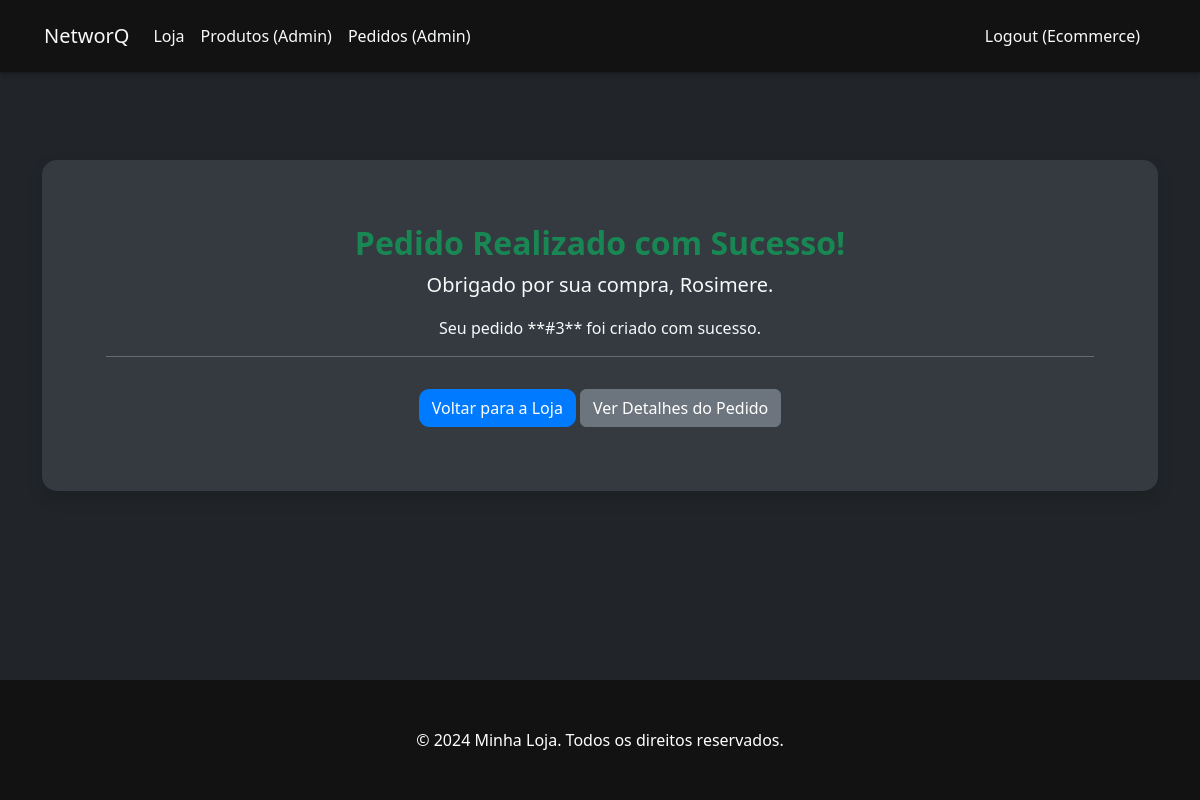
Page /loja/checkout/confirmacao/3/ (signed in) on the committed database.
### ecommerce/models.py (models this page shows, shortened)
class CustomUser(AbstractUser):
    CARGO_CHOICES = [
        ('user', 'Usuário'),
        ('empresa', 'Empresa'),
    ]
    cargo = models.CharField(max_length=10, choices=CARGO_CHOICES, default='user')
    class Meta:
        verbose_name = "Usuário"
        verbose_name_plural = "Usuários"

class Pedido(models.Model):
    STATUS_CHOICES = [
        ('aguardando_pagamento', 'Aguardando Pagamento'),
        ('processando', 'Processando'),
        ('enviado', 'Enviado'),
        ('entregue', 'Entregue'),
        ('cancelado', 'Cancelado'),
    ]
    cliente = models.ForeignKey(Cliente, on_delete=models.CASCADE)
    data_pedido = models.DateTimeField(auto_now_add=True)
    status = models.CharField(max_length=20, choices=STATUS_CHOICES, default='aguardando_pagamento')

class Cliente(models.Model):
    user = models.OneToOneField(CustomUser, on_delete=models.CASCADE)
    telefone = models.CharField(max_length=15, blank=True)
    endereco = models.CharField(max_length=255, blank=True)

### ecommerce/views.py (the view)
# urls.py: path('loja/checkout/confirmacao/<int:pedido_id>/', pedido_confirmacao, name='pedido_confirmacao'),
@login_required
def pedido_confirmacao(request, pedido_id):
    pedido = get_object_or_404(Pedido, id=pedido_id)
    return render(request, 'ecommerce/pedido_confirmacao.html', {'pedido': pedido})

### ecommerce/templates/ecommerce/pedido_confirmacao.html
{% extends 'ecommerce/base.html' %}
{% block content %}
<div class="card p-5 text-center shadow mt-5">
    <div class="card-body">
        <h2 class="card-title text-success">Pedido Realizado com Sucesso!</h2>
        <p class="card-text lead">Obrigado por sua compra, {{ pedido.cliente.user.username }}.</p>
        <p class="card-text">Seu pedido **#{{ pedido.id }}** foi criado com sucesso.</p>
        <hr>
        <a href="{% url 'loja_produtos' %}" class="btn btn-primary mt-3">Voltar para a Loja</a>
        <a href="{% url 'pedido_detail' pedido.id %}" class="btn btn-secondary mt-3">Ver Detalhes do Pedido</a>
    </div>
</div>
{% endblock %}

### ecommerce/templates/ecommerce/base.html (shortened to what this page needs)
<!doctype html>
<html lang="en">
<head>
    <link href="https://cdn.jsdelivr.net/npm/bootstrap@5.3.3/dist/css/bootstrap.min.css" rel="stylesheet" xintegrity="sha384-QWTKZyjpPEjISv5WaRU9OFeRpok6YctnYmDr5pNlyT2bRjXh0JMhjY6hW+ALEwIH">
    <link rel="stylesheet" href="https://cdnjs.cloudflare.com/ajax/libs/font-awesome/6.5.2/css/all.min.css" xintegrity="sha512-SnH5WK+bZxgPHs44uWIX+LLJAJ9E2nJdL+T55N+vT5t6/0p+1i6v5uE5k7H7v6z8E5j6+R8+N4s6A6+A6+Cg==" />
</head>
<body>
    <div id="tsparticles"></div>
    <header>
        <nav class="navbar navbar-expand-lg navbar-dark bg-dark fixed-top">
            <div class="container-fluid">
                <a class="navbar-brand text-light" href="{% url 'home' %}">NetworQ</a>
                <div class="collapse navbar-collapse" id="navbarNav">
                    <ul class="navbar-nav me-auto mb-2 mb-lg-0">
                        <li class="nav-item">
                            <a class="nav-link text-light" href="{% url 'loja_produtos' %}">Loja</a>
                        </li>
                        {% if user.is_authenticated and user.cargo == 'empresa' %}
                            <li class="nav-item">
                                <a class="nav-link text-light" href="{% url 'produto_list' %}">Produtos (Admin)</a>
                            </li>
                            <li class="nav-item">
                                <a class="nav-link text-light" href="{% url 'pedido_list' %}">Pedidos (Admin)</a>
                            </li>
                        {% endif %}
                    </ul>
                    <ul class="navbar-nav ms-auto mb-2 mb-lg-0">
                        {% if user.is_authenticated %}
                            <li class="nav-item">
                                <form action="{% url 'logout' %}" method="post" class="d-inline">
                                    <button type="submit" class="nav-link text-light" style="background: none; border: none; padding: .5rem 1rem; color: rgba(255,255,255,.55);">Logout ({{ user.username }})</button>
                                </form>
                            </li>
                        {% endif %}
                    </ul>
                </div>
            </div>
        </nav>
    </header>
    <main class="container" style="margin-top: 80px;">
        {% block content %}
        {% endblock %}
    </main>
    <footer class="footer mt-auto py-3">
        <div class="container text-center">
            <span class="text-white">© 2024 Minha Loja. Todos os direitos reservados.</span>
        </div>
    </footer>
</body>
</html>

### ecommerce/templates/ecommerce/base.html (style rules this page uses)
:root { --primary-color: #007bff; --secondary-color: #6c757d; --background-dark: #212529; --header-footer-dark: #121212; --text-dark: #f8f9fa; --text-light: #f8f9fa; --font-family: 'Segoe UI', Roboto, 'Helvetica Neue', Arial, sans-serif; }
body { font-family: var(--font-family); background-color: var(--background-dark); color: var(--text-dark); display: flex; flex-direction: column; min-height: 100vh; }
main { flex-grow: 1; }
.navbar { background-color: var(--header-footer-dark) !important; box-shadow: 0 2px 4px rgba(0,0,0,0.3); padding: 1rem 2rem; }
.navbar .nav-link { color: var(--text-dark); font-weight: 500; transition: color 0.3s ease; }
.container { padding-top: 2rem; padding-bottom: 2rem; }
.card { background-color: #343a40; border: none; border-radius: 15px; box-shadow: 0 4px 8px rgba(0,0,0,0.1); transition: transform 0.3s ease, box-shadow 0.3s ease; color: var(--text-dark); }
.card-title { font-weight: bold; }
.footer { background-color: var(--header-footer-dark); color: var(--text-light); padding: 2rem 0; margin-top: 4rem; text-align: center; }
.btn-primary { background-color: var(--primary-color); border-color: var(--primary-color); border-radius: 10px; }
#tsparticles { position: fixed; width: 100%; height: 100%; top: 0; left: 0; z-index: -1; opacity: 0.8; }

### rows in the picture
CustomUser: username "Ecommerce"
Pedido: cliente.user.username "Rosimere", id "3"
